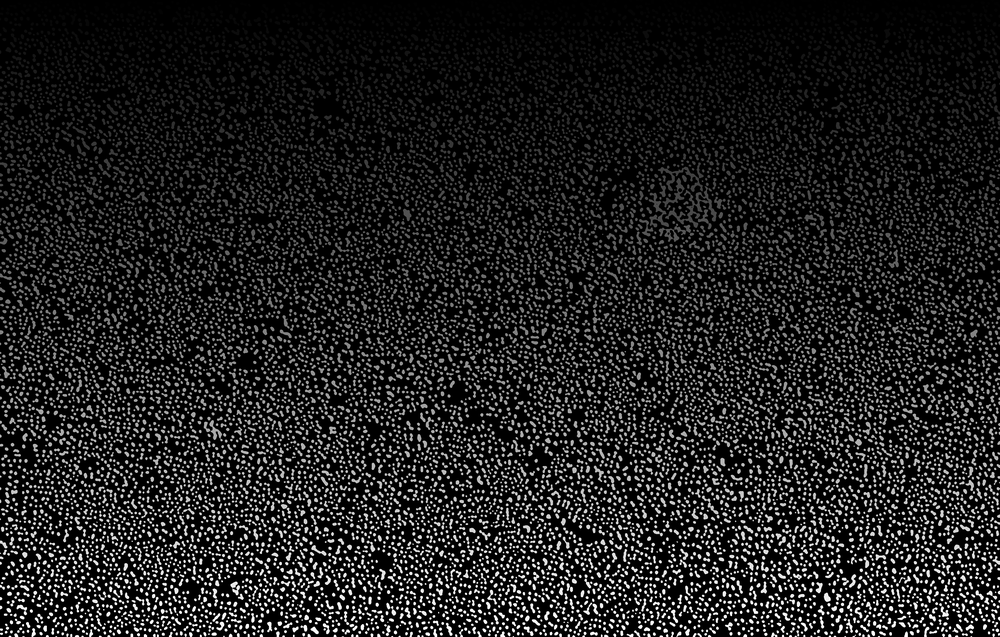
#> input picture supplemental/BW_compare_ClayAnalysis/f6_30000_thresh_bin.png, 1000 x 637 px, shrunk from 3072 x 1956 before the run
$ jupyter execute --allow-errors Image_Converter.ipynb   (shell and % lines are left out)
#> lines starting #> are read from the running program, lines starting #| are printed output that depends on the picture; after the words box and inside, x2 and y2 are one past the last pixel; in counts of white or black regions, pixels touching at a corner belong together
[cell 1]
from skimage.io import imread
#from pyparty.data import nanolabels
from pyparty.plots import splot, showim

NANOLABELS = imread('f6_30000_thresh_bin.png')
#> NANOLABELS is the input picture: shape (637, 1000); min 0, max 255, mean 31
NAMES = ('cluster', 'flats', 'dimers', 'singles')
showim(NANOLABELS, 'spectral', title='Labeled Nanoparticles')
#> (this line was passed over: pyparty is not available in this run)

[cell 2]
binary = NANOLABELS > 0
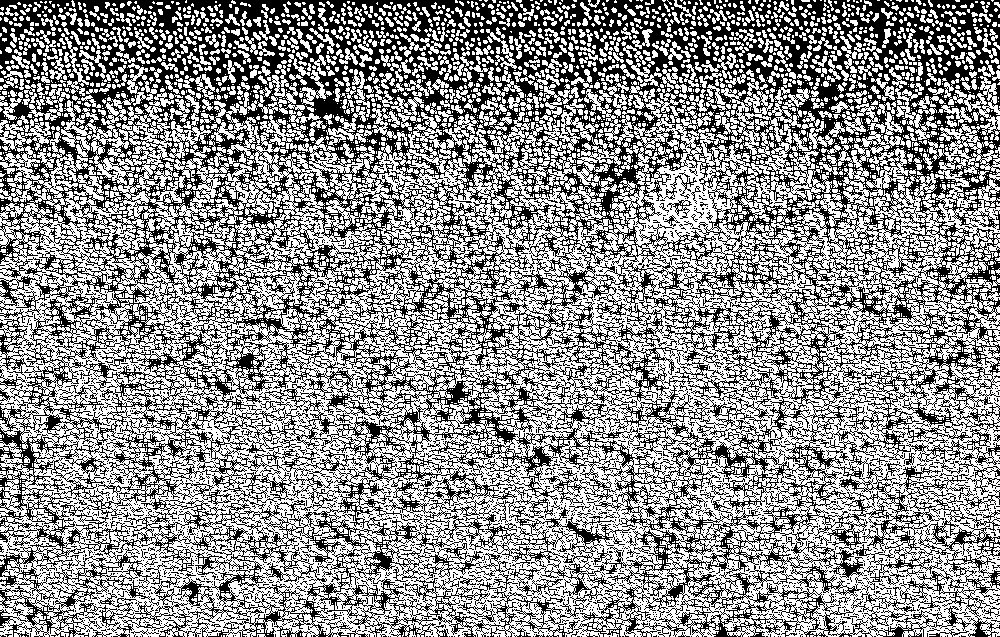
#> binary: shape (637, 1000) bool; 57.2% white; black in thin lines or dots
area = binary.shape[0]*binary.shape[1]
#> area = 637000
white = binary.sum()
#> white = 364125

title = 'f6_30000_cropped: Coverage = %.2f%%' % (100.0* (float(white)/area) )
#> title = 'f6_30000_cropped: Coverage = 57.16%'
#> (the rest of this cell did not finish here and is left out)


$ run again, with supplemental/BW_compare_ClayAnalysis/f1_30000_thresh_bin.png copied over supplemental/BW_compare_ClayAnalysis/f6_30000_thresh_bin.png
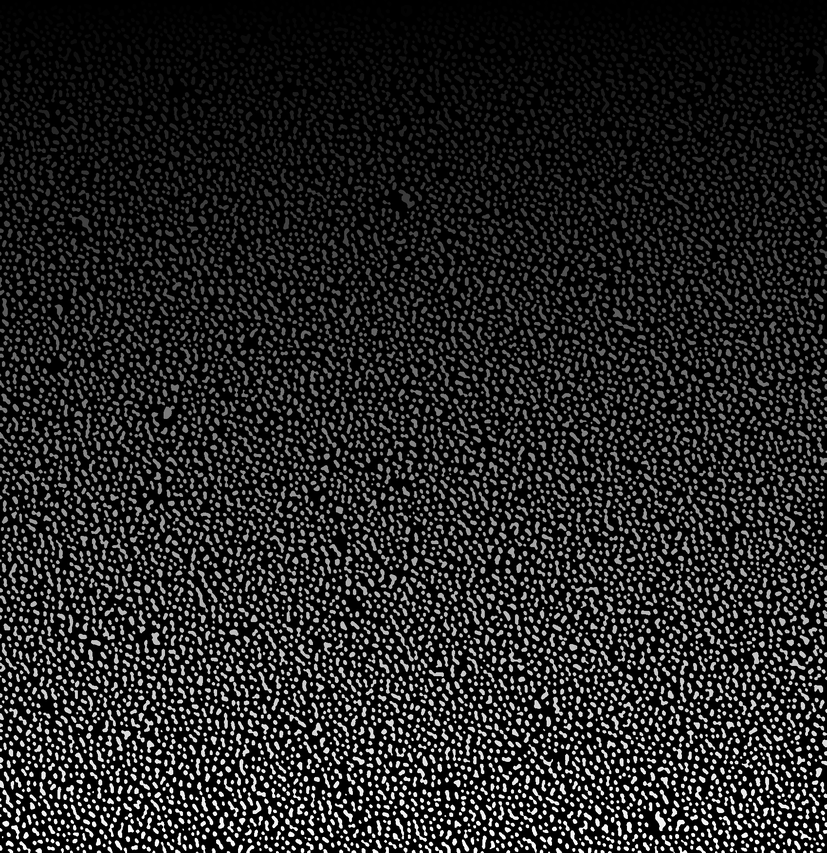
#> input picture supplemental/BW_compare_ClayAnalysis/f1_30000_thresh_bin.png, 827 x 853 px, shrunk from 1699 x 1751 before the run
#> NANOLABELS is the input picture: shape (853, 827); min 0, max 255, mean 35.2
#> `binary = NANOLABELS > 0`:
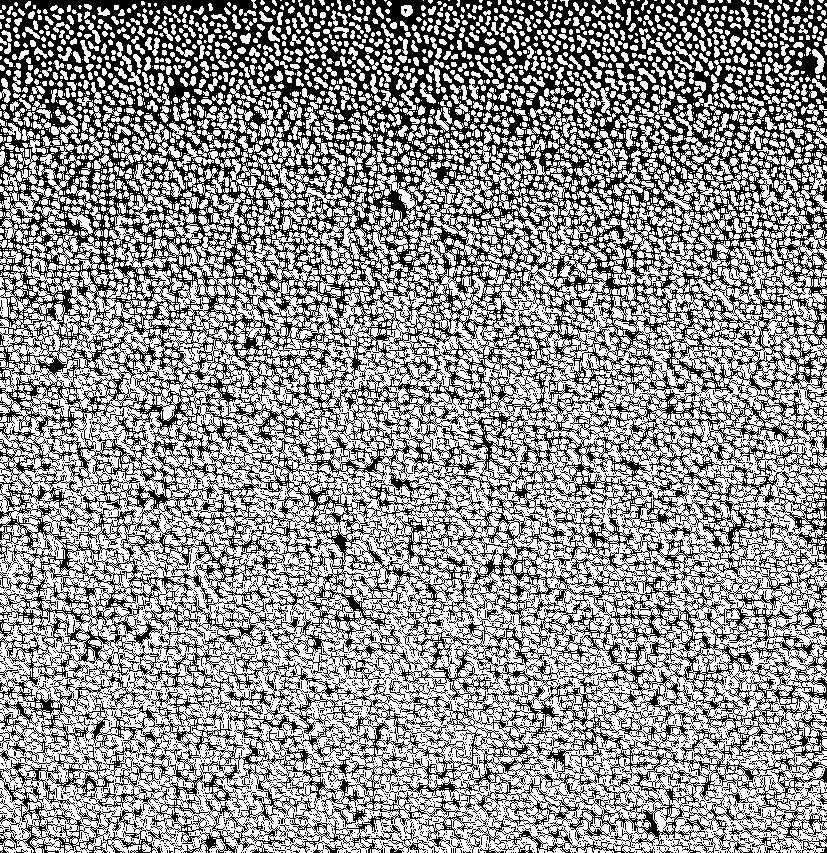
#> binary: shape (853, 827) bool; 58.5% white; black in thin lines or dots
#> white = 412736
#> title = 'f6_30000_cropped: Coverage = 58.51%'

$ run again, with supplemental/BW_compare_ClayAnalysis/f1_60000_thresh_bin.png copied over supplemental/BW_compare_ClayAnalysis/f6_30000_thresh_bin.png
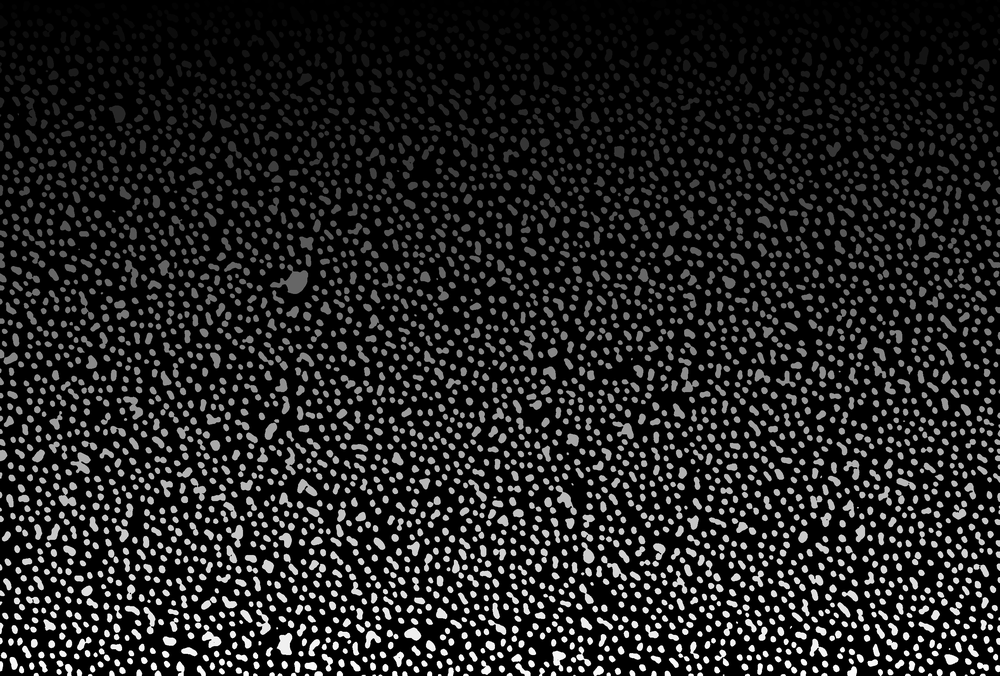
#> input picture supplemental/BW_compare_ClayAnalysis/f1_60000_thresh_bin.png, 1000 x 676 px, shrunk from 2580 x 1743 before the run
#> NANOLABELS is the input picture: shape (676, 1000); min 0, max 255, mean 32.7
#> `binary = NANOLABELS > 0`:
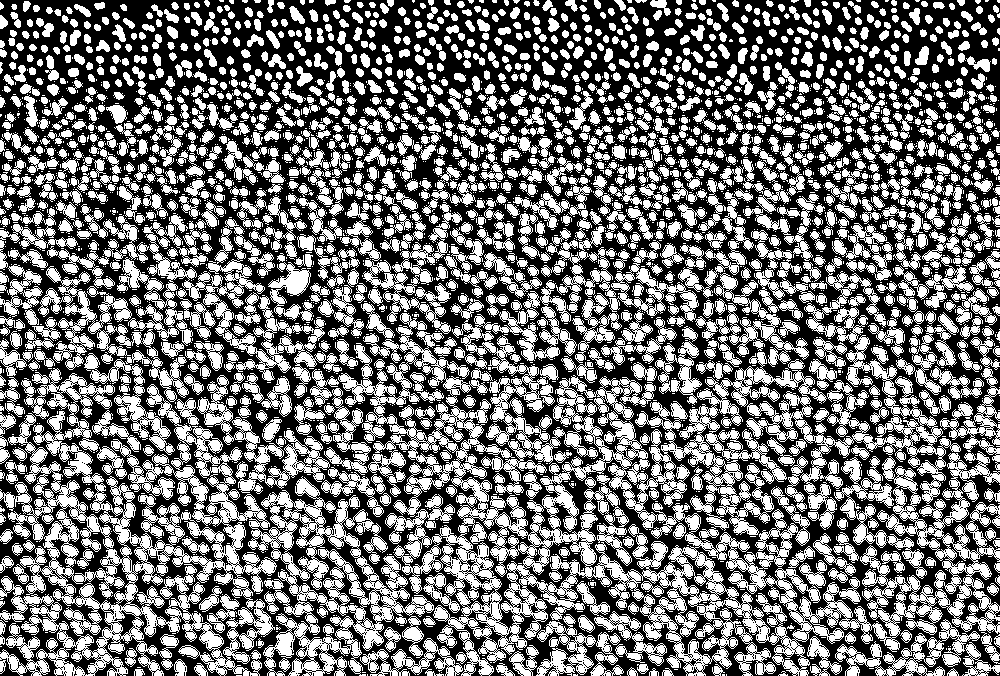
#> binary: shape (676, 1000) bool; 46.8% white; 4042 white regions (2729 under 20 px), largest, box (x1, y1, x2, y2) and area: (338, 280, 1000, 676) 80066, (0, 368, 434, 676) 43611, (117, 214, 326, 398) 7723
#> white = 316541
#> title = 'f6_30000_cropped: Coverage = 46.83%'

$ run again, with supplemental/BW_compare_ClayAnalysis/f2_30000_thresh_bin.png copied over supplemental/BW_compare_ClayAnalysis/f6_30000_thresh_bin.png
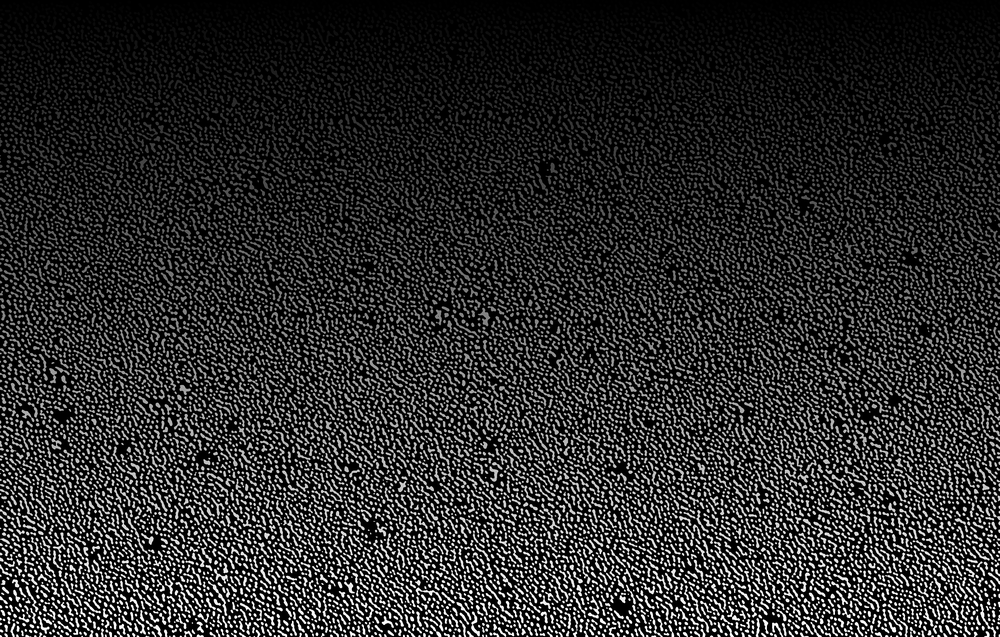
#> input picture supplemental/BW_compare_ClayAnalysis/f2_30000_thresh_bin.png, 1000 x 637 px, shrunk from 3072 x 1956 before the run
#> NANOLABELS is the input picture: shape (637, 1000); min 0, max 255, mean 42.6
#> `binary = NANOLABELS > 0`:
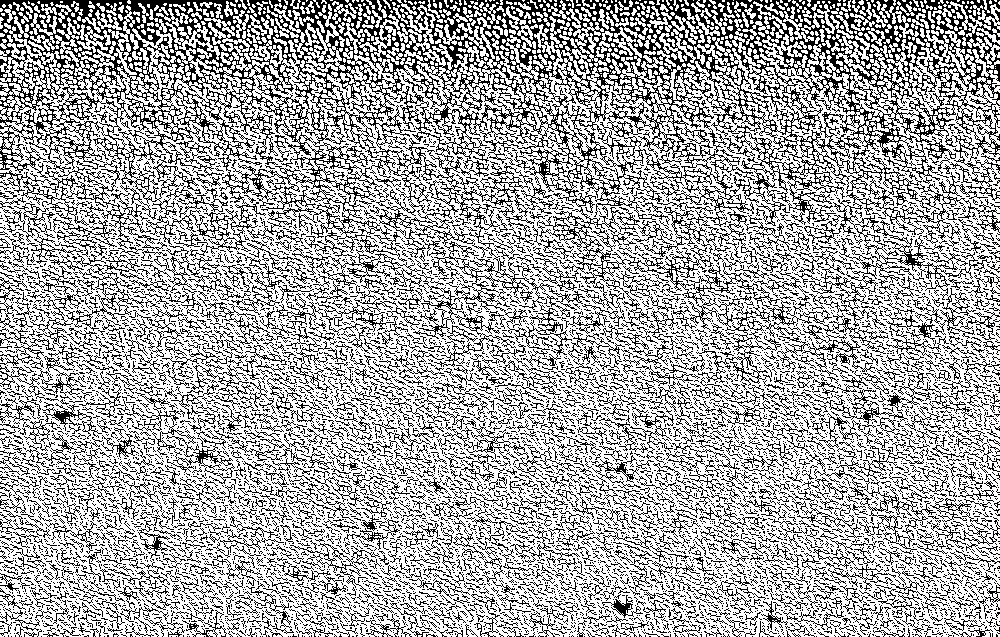
#> binary: shape (637, 1000) bool; 67.6% white; black in thin lines or dots
#> white = 430396
#> title = 'f6_30000_cropped: Coverage = 67.57%'
